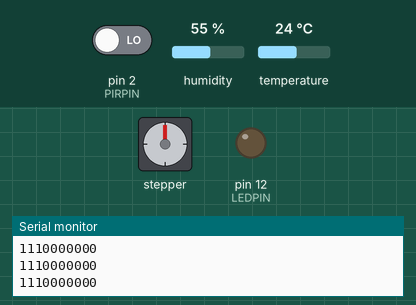
Simulated run of this sketch. Board: Arduino Uno, built with avr-gcc and run on an emulated ATmega328P. Shown: stepper motor, output pins drawn as LEDs (lit = HIGH), the last lines printed to the serial monitor. The test bench sets the inputs (shaded band); at power-on: pin 2 (PIRPIN) LOW, humidity 55 %, temperature 24 °C. Stepper angles assume 200 steps per turn.

Above: at 1.2 s.
1.3 s: pin 2 (PIRPIN) driven HIGH
At 1.46 s:
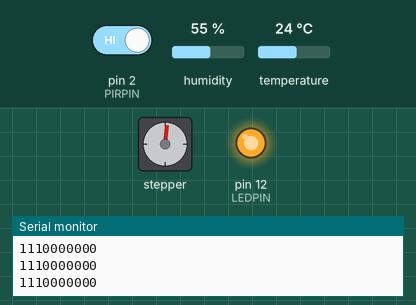
4.8 s: pin 2 (PIRPIN) driven LOW
At 11.74 s:
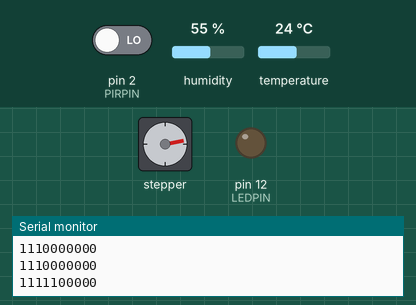
14.3 s: pin 2 (PIRPIN) driven HIGH
At 22.12 s:
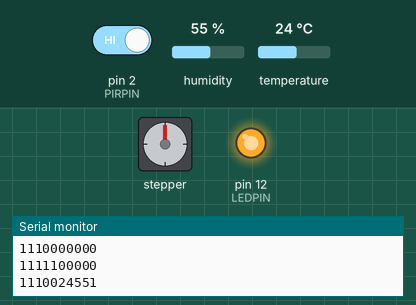
29.9 s: pin 2 (PIRPIN) driven LOW
At 32.74 s:
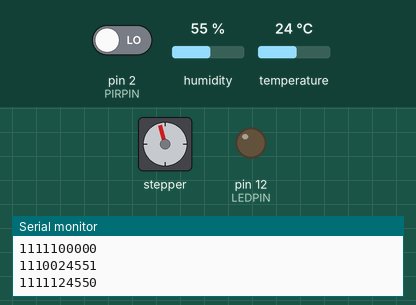
40.7 s: pin 2 (PIRPIN) driven HIGH
At 54.3 s:
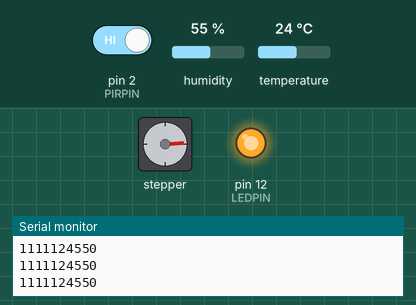
Timing chart, 0 to 55.8 s (numbered marks = the images above; inputs shaded):
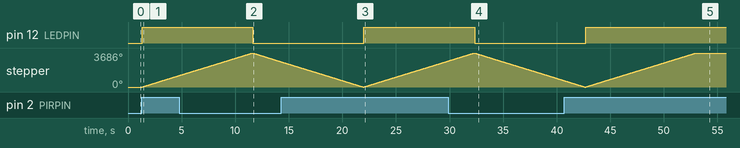

The sketch:

motion_lights.ino
```cpp
#include <Stepper.h>
#include "DHT.h"

#define LEDPIN 12             // choose the pin for the LED
#define PIRPIN 2              // choose the input pin (for PIR sensor)
#define DHTPIN 7

#define STEPS 200             //Number of steps
#define DHTTYPE DHT11

Stepper stepper(STEPS, 8, 10, 9, 11); //Setting up stepper
DHT dht(DHTPIN, DHTTYPE);       //Setting up DHT

int pirActive = HIGH;              // activates PIR motion sensor
int blindsActive = HIGH;          // activates controls for blinds
int lightsActive = HIGH;          // activates control for lights


int pirState = LOW;               // we start, assuming no motion detected
int val = LOW;                    // variable for reading the pin status

int lightsOn = LOW;
int blindsOn = LOW;

int temp = 0;
int hum = 0;

int opCode;
int commCode;

unsigned long previousMillis  = 0;
unsigned long currentMillis   = 0;
unsigned long interval = 4000;

int i = 0;
void setup() {
  pinMode(LEDPIN, OUTPUT);      // declare LED as output
  pinMode(PIRPIN, INPUT);       // declare sensor as input
  stepper.setSpeed(60);         // set speed of stepper
  dht.begin();
  currentMillis = millis();
  Serial.begin(9600);           // start serial
}


void loop() {
  if (Serial.available() > 0) {
    parse_command();
    use_command();
  }

  if (pirActive == HIGH) {
    use_PIR(digitalRead(PIRPIN));
  }

  if ((currentMillis - previousMillis) >= interval) {
    humTempMonitor();
    opCodeGen(1);
    Serial.flush();
    previousMillis = currentMillis;
  }
  else {
    opCodeGen(0);
    Serial.flush();
    currentMillis = millis();
  }
}


void activateLB() {
  if (lightsActive == HIGH) {
    digitalWrite(LEDPIN, HIGH); // turn LED ON
    lightsOn = HIGH;
  }

  if (pirState == LOW && blindsActive == HIGH) {
    stepper.step(2048);       // turns the stepper once fully assuming it takes one turn to roll up blinds
    blindsOn = HIGH;
    pirState = HIGH;
  }
}

void deactivateLB() {
  if (lightsActive == HIGH) {
    digitalWrite(LEDPIN, LOW);  // turn LED OFF
    lightsOn = LOW;
  }
  if (pirState == HIGH && blindsActive == HIGH) {
    stepper.step(-2048);
    blindsOn = LOW;
    pirState = LOW;
  }
}

void use_PIR(int value) {
  if (value == HIGH) {
    activateLB();
  }
  else {
    deactivateLB();
  }
}


void humTempMonitor() {
  temp = int(dht.readTemperature());
  hum = int(dht.readHumidity());
}

void opCodeGen(int humTempRead) {
  String tempS;
  String humS;
  if (String(hum).length() < 2) {
    humS = "0" + String(hum);
  }
  else {
    humS = String(hum);
  }
  if (String(temp).length() < 2) {
    tempS = "0" + String(temp);
  }
  else {
    tempS = String(temp);
  }
  String opCodeS = String(pirActive) + String(lightsActive) + String(blindsActive) + String(lightsOn) + String(blindsOn) + tempS + humS + String(humTempRead);
  Serial.println(opCodeS);
}


void parse_command() {
  commCode = Serial.readString().toInt();
}

void use_command() {
  blindsOn = commCode % 10;
  lightsOn = (commCode / 10) % 10;
  blindsActive = (commCode / 100) % 10;
  lightsActive = (commCode / 1000) % 10;
  pirActive = (commCode / 10000) % 10;
}
```

Measured:
- after the input at 1.3 s, pin 12 (LEDPIN): LOW → HIGH at once; stepper: keeps turning clockwise at about 359°/s, starting at once
- after the input at 4.8 s, pin 12 (LEDPIN): HIGH → LOW after 6.8 s
- after the input at 14.3 s, pin 12 (LEDPIN): LOW → HIGH after 7.7 s
- after the input at 29.9 s, pin 12 (LEDPIN): HIGH → LOW after 2.4 s
- after the input at 40.7 s, pin 12 (LEDPIN): LOW → HIGH after 2.0 s
